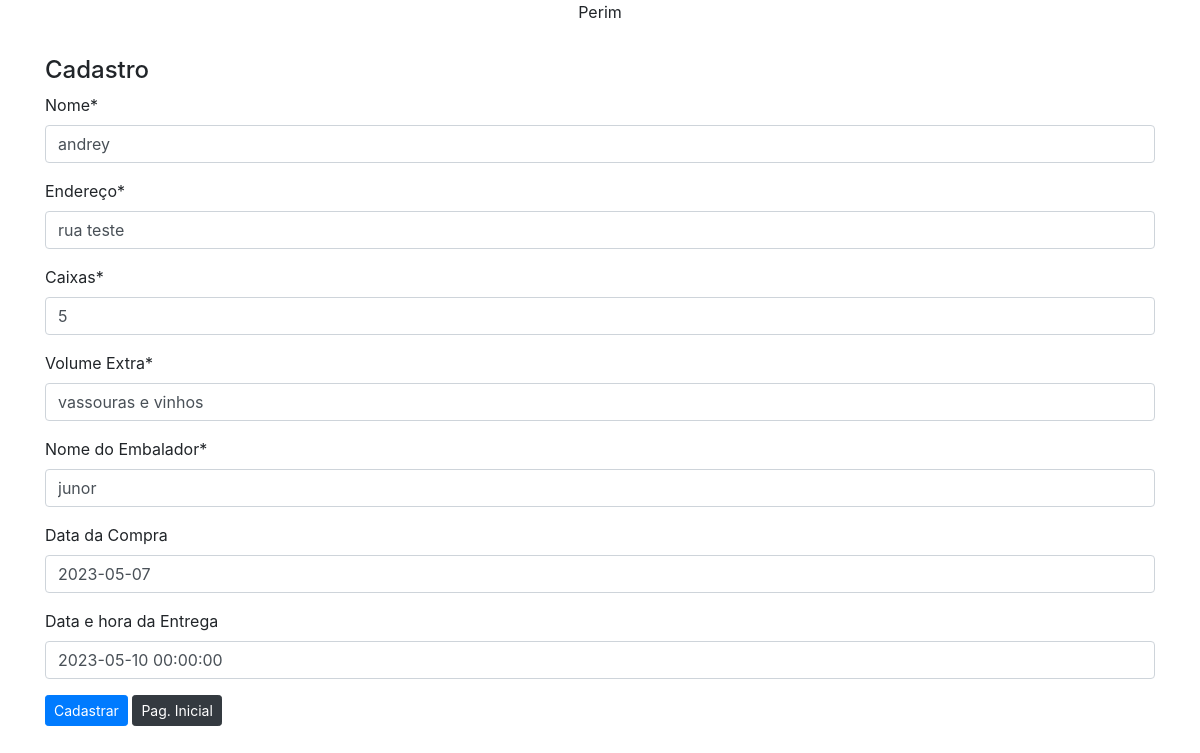
Screenshot of /editar/entrega/4/ with the database file from the repository.
### cadastros/models.py (models this page shows, shortened)
class Entrega(models.Model):
    nome = models.CharField(max_length=50)
    endereco = models.CharField(max_length=250, verbose_name="endereço")
    caixas = models.IntegerField()
    volumeextra = models.CharField(max_length=150, verbose_name='Volume Extra')
    nomeembalador = models.CharField(max_length=50, verbose_name='Nome do Embalador')
    datacompra = models.DateField('Data da Compra', null=True, blank=True)
    datahoraentrega = models.DateTimeField('Data e hora da Entrega', null=True, blank=True)

### cadastros/views.py (the view)
# urls.py: path('editar/entrega/<int:pk>/', EntregaUpdate.as_view(), name='editar-entrega'),
class EntregaUpdate(UpdateView):
    model = Entrega
    fields = ['nome', 'endereco', 'caixas', 'volumeextra', 'nomeembalador', 'datacompra', 'datahoraentrega']
    template_name = 'cadastros/form.html'
    success_url = reverse_lazy('listar-entrega')

### cadastros/templates/cadastros/form.html (shortened to what this page needs)
{% load static %}
{% load crispy_forms_tags %}
<!DOCTYPE html>
<html lang="pt-br">
<head>
    <link rel="stylesheet" type="text/css" href="{% static 'css/cadastros.css' %}">
    <link rel="stylesheet" href="https://cdn.jsdelivr.net/npm/bootstrap@4.3.1/dist/css/bootstrap.min.css">
</head>
<body>
    <main>
        <header>Perim</header>
<div class="container">
<form action="" method="POST">
    <h4>Cadastro</h3>
    {{ form|crispy }}
    <button type="submit" class="btn btn-primary btn-sm">Cadastrar</button>
    <a href="{% url 'inicio' %}" class="btn btn-dark btn-sm" >Pag. Inicial</a>
</form>
</div>
    </main>
</body>
</html>

### static/css/cadastros.css (style rules this page uses)
* { margin: 0; padding: 0; }
body { background-color: rgb(255, 255, 255); }
header { background: linear-gradient(rgb(255, 255, 255),rgb(255, 255, 255)); }
header, footer { display: flex; justify-content: center; align-items: center; height: 7vh; text-align: center; }
main { height: 93vh; }

### rows the page displays
Entrega: nome "andrey", endereco "rua teste", caixas "5", volumeextra "vassouras e vinhos", nomeembalador "junor", datacompra "2023-05-07", datahoraentrega "2023-05-10 00:00:00"
